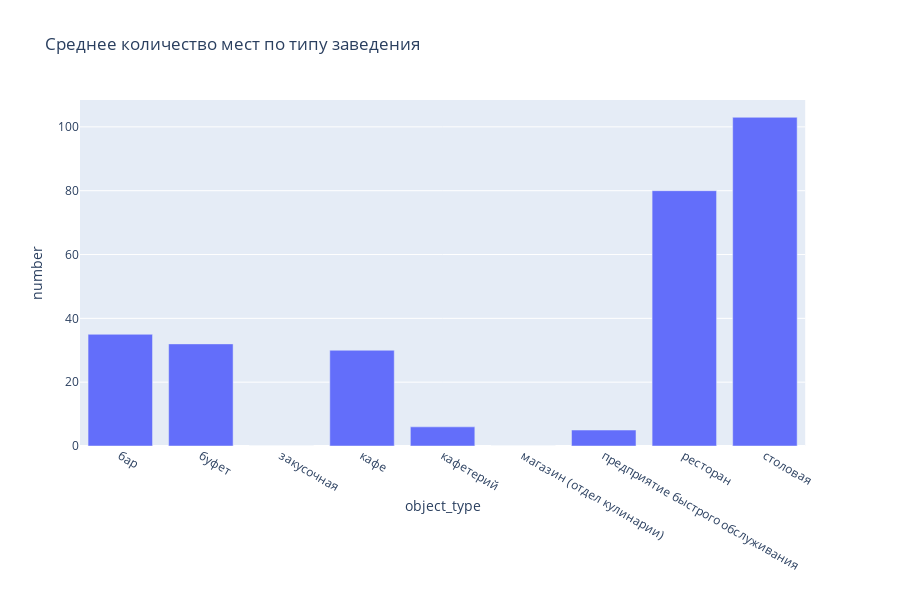

The cell this chart's notebook holds for it:
### Code cell
fig=px.bar(rest_data_mean, x='object_type', y='number', title='Среднее количество мест по типу заведения')
fig.show()

### Figure 1 — Plotly figure (JSON) as saved in the notebook; plotly's stock layout.template omitted (floating-point values rounded to 4 significant figures)
{"data": [{"alignmentgroup": "True", "hoverlabel": {"namelength": 0}, "hovertemplate": "object_type=%{x}<br>number=%{y}", "legendgroup": "", "marker": {"color": "#636efa"}, "name": "", "offsetgroup": "", "orientation": "v", "showlegend": false, "textposition": "auto", "type": "bar", "x": ["бар", "буфет", "закусочная", "кафе", "кафетерий", "магазин (отдел кулинарии)", "предприятие быстрого обслуживания", "ресторан", "столовая"], "xaxis": "x", "y": [35, 32, 0, 30, 6, 0, 5, 80, 103], "yaxis": "y"}], "layout": {"barmode": "relative", "height": 600, "legend": {"tracegroupgap": 0}, "title": {"text": "Среднее количество мест по типу заведения"}, "xaxis": {"anchor": "y", "domain": [0, 0.98], "title": {"text": "object_type"}}, "yaxis": {"anchor": "x", "domain": [0, 1], "title": {"text": "number"}}}}
